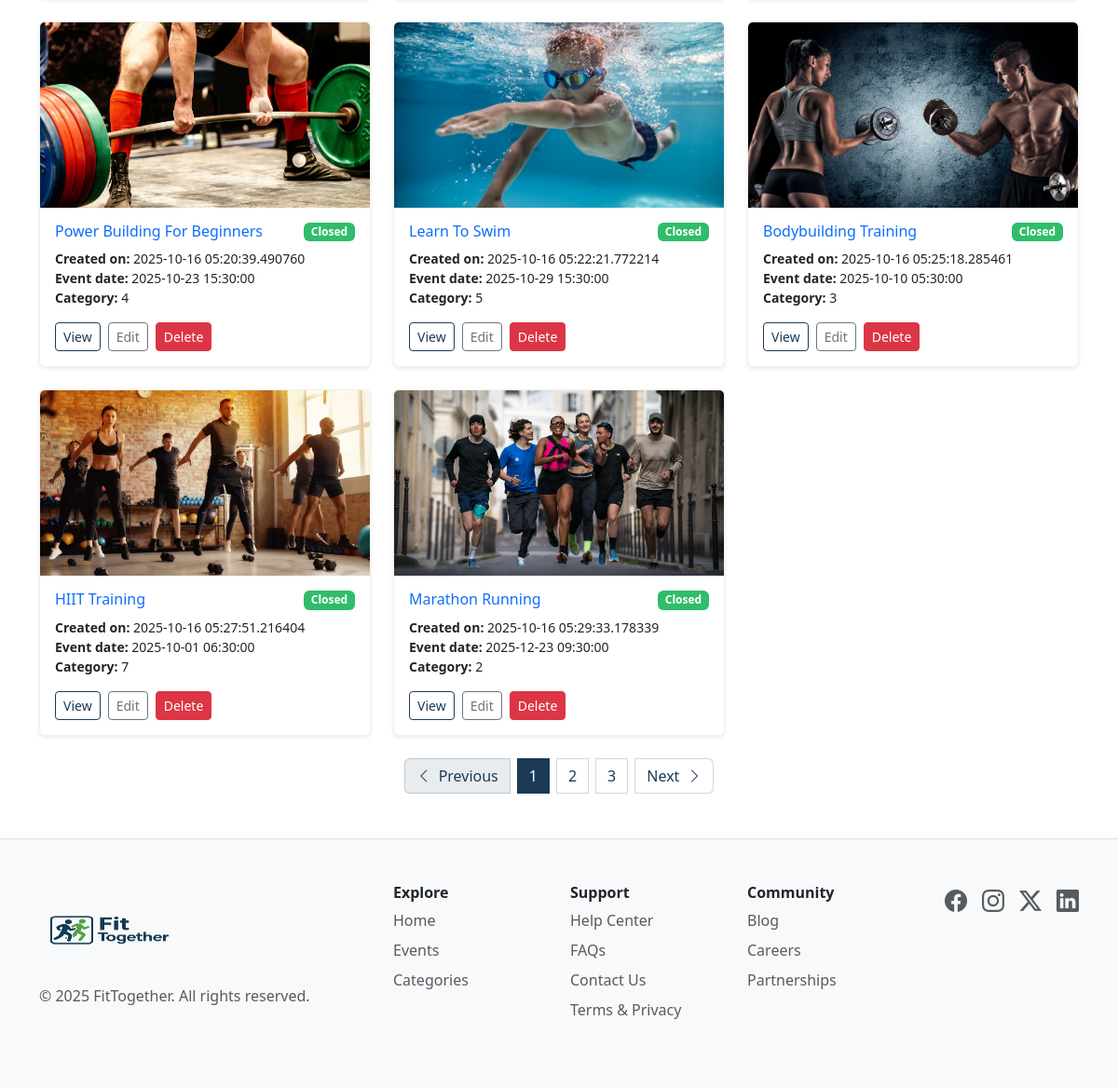
The app's page /myevents (lower part), older data.
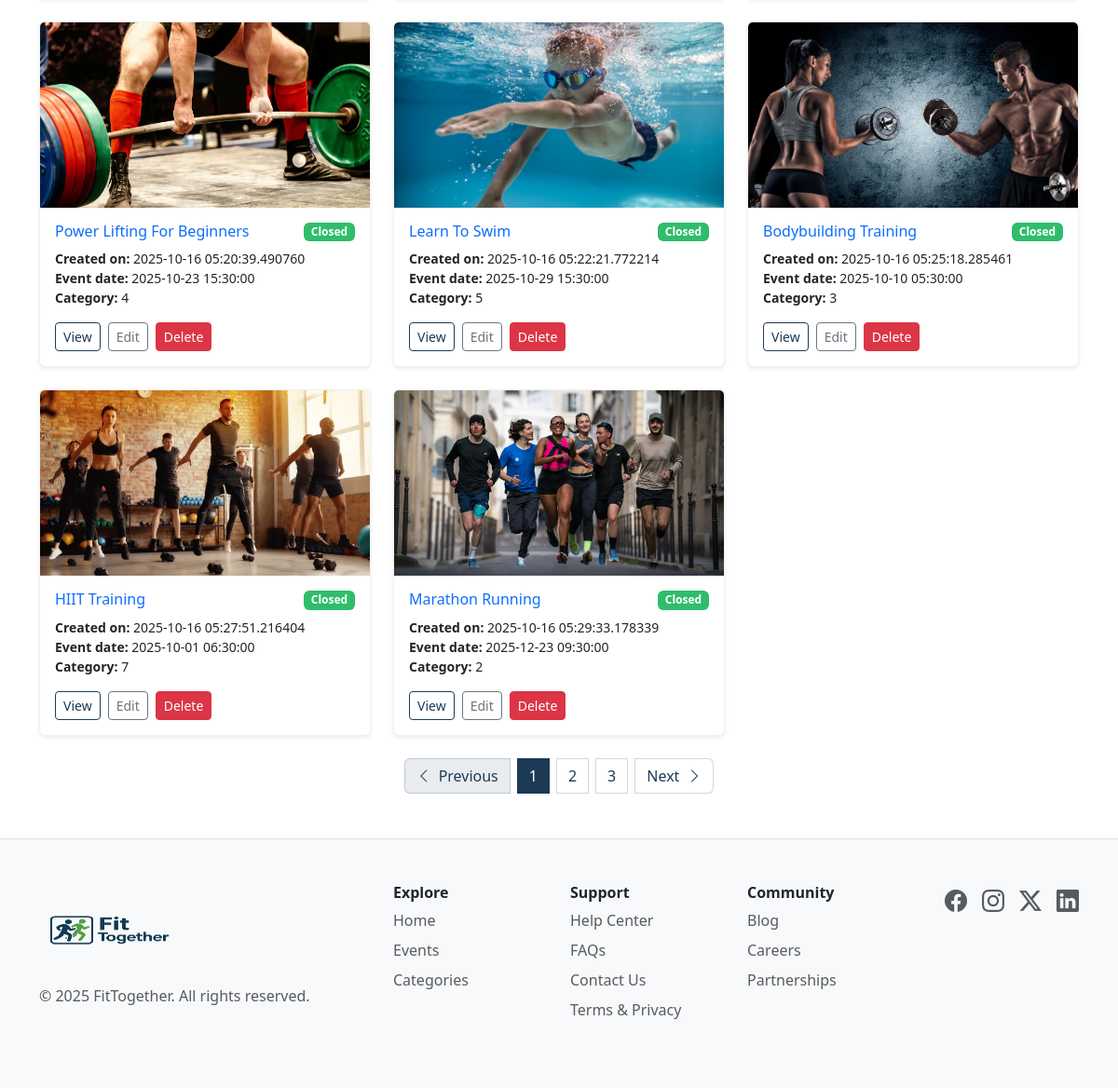
The same page, newer data.
### website/models.py (models this page shows, shortened)
class Event(db.Model):
    __tablename__ = 'events'
    id = db.Column(db.Integer, primary_key=True)
    title = db.Column(db.String(80), nullable=False)
    category_id = db.Column(db.Integer, db.ForeignKey('categories.id'), nullable=False)
    experience_level = db.Column(db.String(50), nullable=True)
    description = db.Column(db.Text, nullable=False)
    start_time = db.Column(db.DateTime, nullable=False)
    end_time = db.Column(db.DateTime, nullable=False)
    location = db.Column(db.String(255), nullable=False)
    venue_details = db.Column(db.Text)
    ticket_price = db.Column(db.Integer, default=0)
    number_of_tickets = db.Column(db.Integer, nullable=False)
    organiser_id = db.Column(db.Integer, db.ForeignKey('users.id'))
    created_at = db.Column(db.DateTime, default=datetime.utcnow)
    images = db.Column(db.String(1000))
    reviews = db.relationship('Review', backref='events')

### website/views.py (the view)
@main_bp.route('/myevents')
def my_events():
    query = (
        select(Event)
    )
    user_events = db.session.execute(query).scalars().all()
    return render_template('UserCreatedEvents.html', events=user_events)

### website/templates/UserCreatedEvents.html (shortened to what this page needs)
{% extends 'base.html' %}
{% block content %}
<div class="container py-4">
  {% if events %}
  <div id="createdEventsGrid" class="row g-4">
    {% for e in events %}
    {% set imgs = (e.images or '').split(',') %}
    <div id="createdEventCard-{{ e.id }}" class="col-12 col-sm-6 col-lg-4">
      <div class="card h-100 shadow-sm">
        <div class="ratio ratio-16x9">
          {% if imgs and imgs[0] %}
          <img id="createdEventImage-{{ e.id }}" src="{{ url_for('static', filename='uploads/' ~ imgs[0]) }}" class="card-img-top object-fit-cover" alt="{{ e.title }}">
          {% else %}
          <img id="createdEventPlaceholder-{{ e.id }}" src="{{ url_for('static', filename='img/placeholder-event.png') }}" class="card-img-top object-fit-cover" alt="Event image placeholder">
          {% endif %}
        </div>
        <div class="card-body d-flex flex-column">
          <div class="d-flex justify-content-between align-items-start mb-2">
            <h2 id="createdEventTitle-{{ e.id }}" class="h6 card-title mb-0">
              <a id="createdEventLink-{{ e.id }}" href="{{ url_for('main.eventdetails', event_id=e.id) }}" class="stretched-link text-decoration-none">
                {{ e.title }}
              </a>
            </h2>
            <span id="createdEventStatus-{{ e.id }}" class="badge text-bg-success">
              {{ 'Active' if e.is_active else 'Closed' }}
            </span>
          </div>
          <ul id="createdEventDetails-{{ e.id }}" class="list-unstyled small mb-3">
            <li><strong>Created on:</strong> {{ e.created_at }}</li>
            <li><strong>Event date:</strong> {{ e.start_time }}</li>
            <li><strong>Category:</strong> {{ e.category_id }}</li>
          </ul>
          <div class="mt-auto d-flex gap-2">
            <a id="viewEventButton-{{ e.id }}" class="btn btn-outline-primary btn-sm" href="{{ url_for('main.eventdetails', event_id=e.id) }}">View</a>
            <a id="editEventButton-{{ e.id }}" class="btn btn-outline-secondary btn-sm" href="{{ url_for('main.edit_event', event_id=e.id) }}">Edit</a>
            <form id="deleteEventForm-{{ e.id }}" method="POST" action="{{ url_for('main.delete_event', event_id=e.id) }}" onsubmit="return confirm('Are you sure you want to delete this event?');">
              <button id="deleteEventButton-{{ e.id }}" class="btn btn-danger btn-sm" type="submit">Delete</button>
            </form>
          </div>
        </div>
      </div>
    </div>
    {% endfor %}
  </div>
  {% else %}
  <p id="noCreatedEventsMessage" class="text-muted">You haven’t created any events yet.</p>
  {% endif %}
  <nav id="paginationNav" aria-label="My events pages">
    <ul class="pagination justify-content-center gap-2 my-4">
      <li class="page-item disabled">
        <a id="prevPageButton" class="page-link" href="#" tabindex="-1" aria-disabled="true" aria-label="Previous page">
          <i class="bi bi-chevron-left me-2" aria-hidden="true"></i>Previous
        </a>
      </li>
      <li class="page-item active" aria-current="page">
        <span id="currentPageIndicator" class="page-link">1</span>
      </li>
      <li class="page-item"><a id="page2Button" class="page-link" href="#" aria-label="Go to page 2">2</a></li>
      <li class="page-item"><a id="page3Button" class="page-link" href="#" aria-label="Go to page 3">3</a></li>
      <li class="page-item">
        <a id="nextPageButton" class="page-link" href="#" aria-label="Next page">
          Next<i class="bi bi-chevron-right ms-2" aria-hidden="true"></i>
        </a>
      </li>
    </ul>
  </nav>
</div>
{% endblock %}

Row changes from the older to the newer data that the page shows:
changed Event: title "Power Building For Beginners" → "Power Lifting For Beginners"
